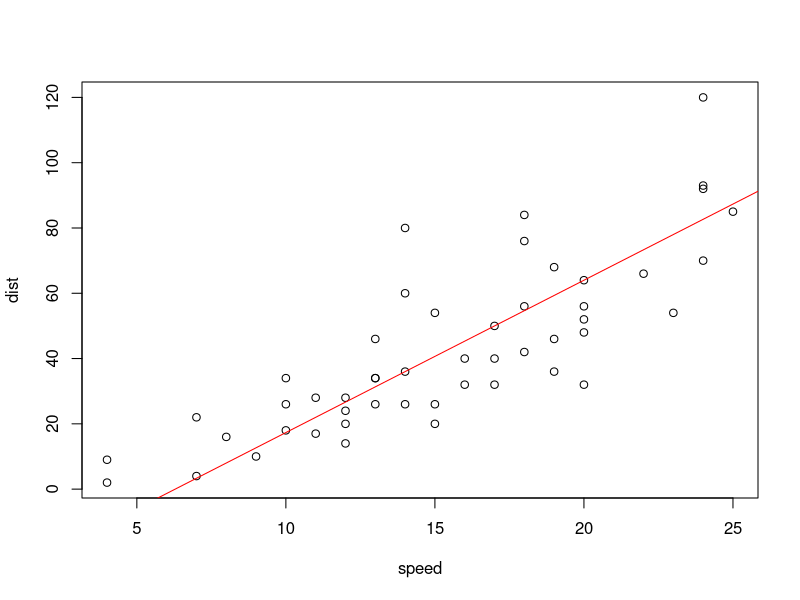
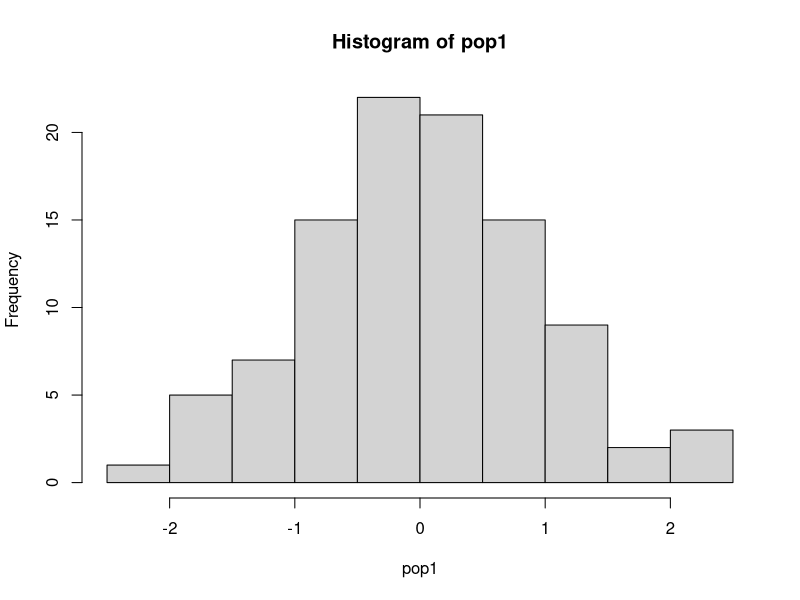
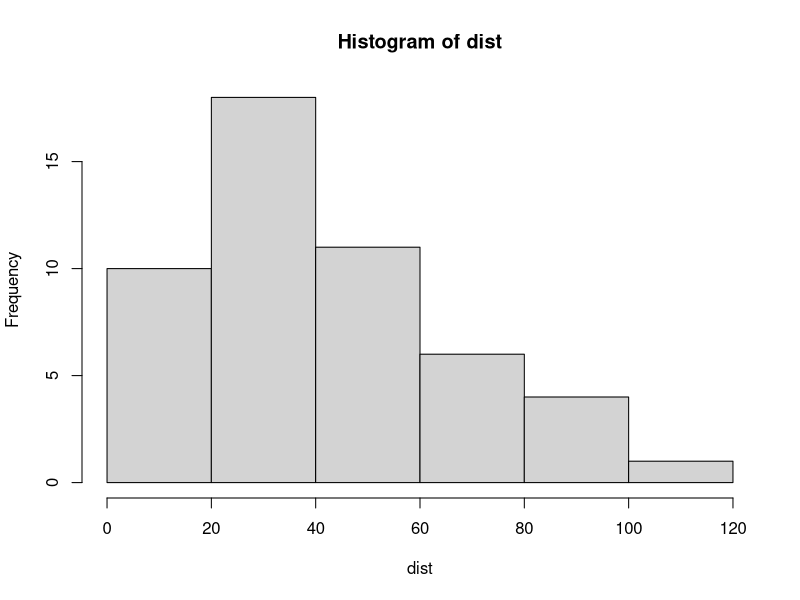

Generate these figures, in order, with R:
## ---- chunk 1
knitr::opts_chunk$set(echo = TRUE)
## ---- chunk 2
3 * 4

## ---- chunk 3
x <- 3
x
## ---- chunk 4
x <- 3
y <- 4
x*y
## ---- chunk 5
product.of.x.y <- x*y
product.of.x.y
## ---- chunk 6
product.of.x.y == 12

product.of.x.y < 5
## ---- chunk 7
seq(from=1 , to=10, by=1)

seq.2.5 <- seq(from=0, to=10, by=2.5)
seq.2.5
## ---- chunk 8
seq(1,10,1)
## ---- chunk 9
seq(1,10)
## ---- chunk 10
objects() ## list objects in R
## ---- chunk 11
rm(product.of.x.y) ## remove object
## ---- chunk 12
class(x)
## ---- chunk 13
cars
## ---- chunk 14
class(cars) ## what is the class of cars
head(cars,5) ## list top five rows
## ---- chunk 15
cars[1,] ## first row

cars[1:5,] ## first five rows
## ---- chunk 16
cars[,2] ## second column

cars[,"dist"] ## second column using title
## ---- chunk 17
cars[2,"dist"] ## second row, second column

cars[2,"dist"] <- 9 ## change that value to 9

cars[2,"dist"] ## check that the value was changed
## ---- chunk 18
speed <- cars[,"speed"]
dist <- cars[,"dist"]
## ---- chunk 19
plot(speed, dist)
z <- line(cars)
abline(coef(z), col = "red")
## ---- chunk 20
pop1 <- rnorm(100) ## generate 100 random numbers from a normal poulation

hist(pop1) ## plot randomly generated numbers

hist(dist) ## plot distribution of distances
